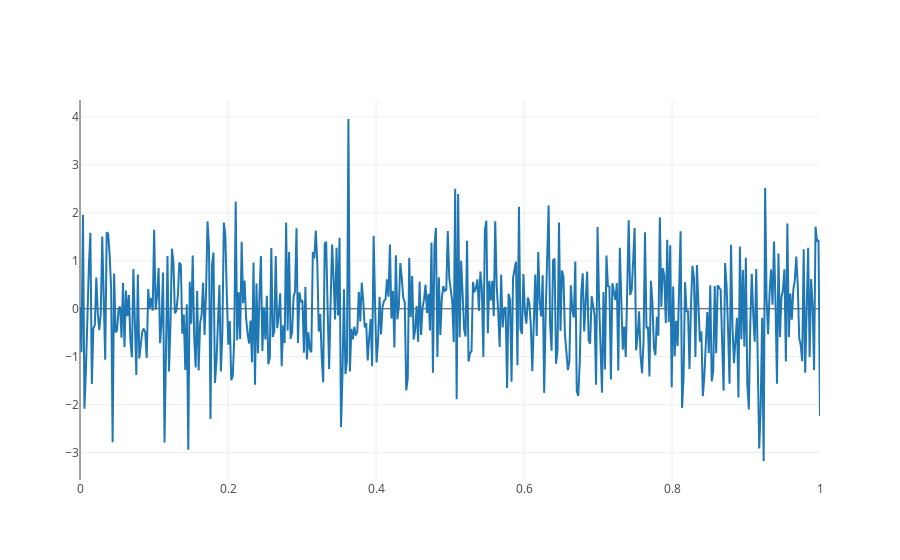

The notebook cell this image was saved under:
### Code cell
N = 500
random_x = np.linspace(0, 1, N)
random_y = np.random.randn(N)

# Create a trace
trace = go.Scatter(
    x = random_x,
    y = random_y
)

data = [trace]

py.iplot(data, filename='basic-line')

### Figure 1 — Plotly figure (JSON) as saved in the notebook; plotly's stock layout.template omitted (floating-point values rounded to 4 significant figures; data arrays with more than 128 entries replaced by an {"elided": "..."} marker saying what was removed)
{"data": [{"type": "scatter", "x": {"elided": "500 float values"}, "y": {"elided": "500 float values"}}], "layout": {}}
